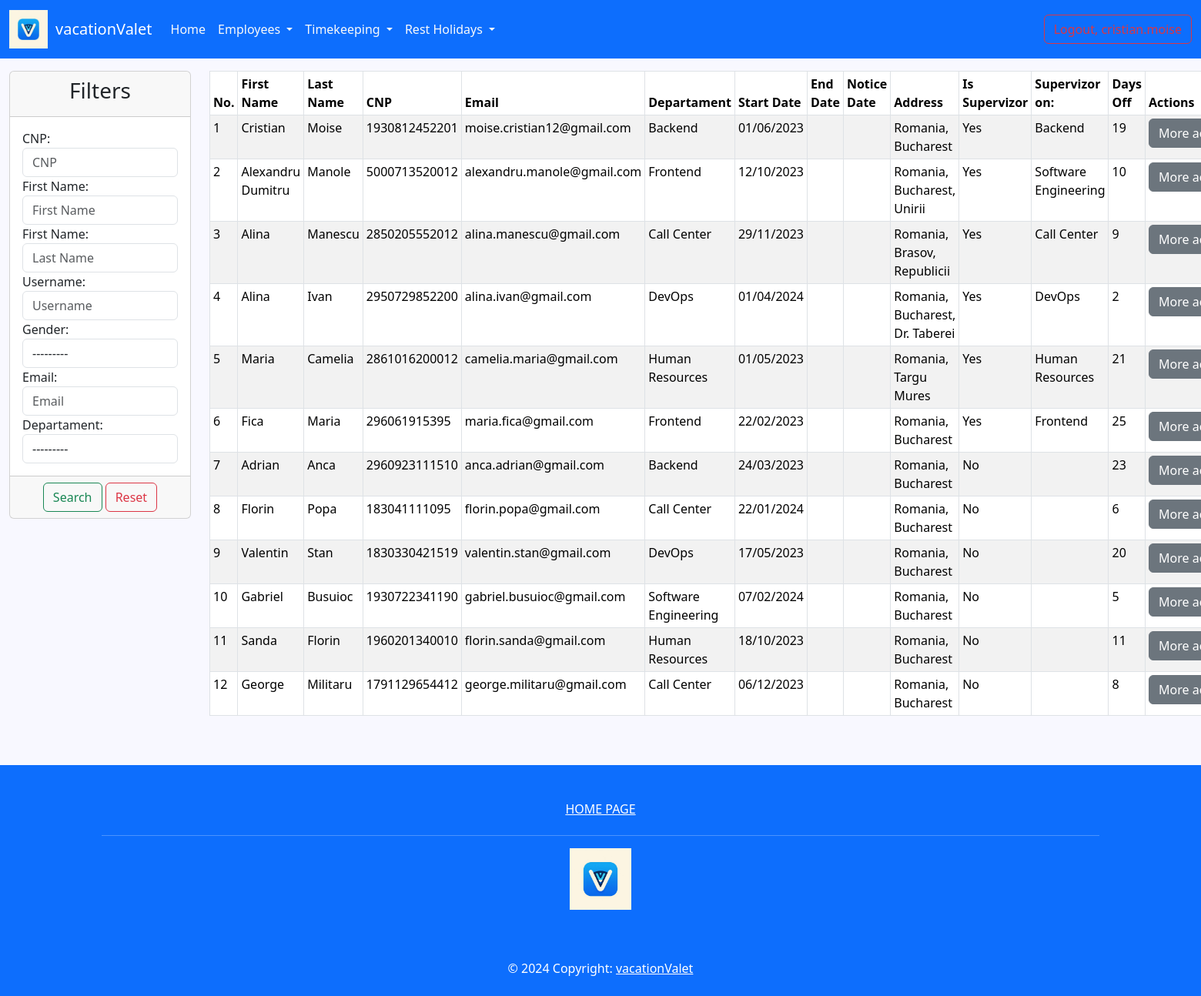
The app's page /list_employees/ (signed in) with its own data.
### employee/models.py (models this page shows, shortened)
class Employee(AbstractUser):
    GENDER_OPTIONS = (
        ('male', 'Male'),
        ('female', 'Female')
    )
    cnp = models.IntegerField(blank=False, null=True, unique=True)
    gender = models.CharField(max_length=6, choices=GENDER_OPTIONS, null=True)
    birth_date = models.DateField(null=True, blank=False)
    departament = models.ForeignKey(Department, on_delete=models.CASCADE, null=True)
    start_date = models.DateField(null=True)
    end_date = models.DateField(null=True, blank=True)
    notice_date = models.DateField(null=True, blank=True)
    address = models.TextField(blank=True, null=True)
    is_supervisor = models.BooleanField(default=False, blank=True, null=True)
    days_off = models.IntegerField(blank=True, null=True)
    created_at = models.DateTimeField(auto_now_add=True)
    updated_at = models.DateTimeField(auto_now=True)
    @property
    def is_supervisor(self):
        return Department.objects.filter(supervisor=self).exists()
    @property
    def supervisor_departments(self):
        return Department.objects.filter(supervisor=self)

class Department(models.Model):
    name = models.CharField(max_length=100)
    supervisor = models.ForeignKey('Employee', on_delete=models.CASCADE, null=True, blank=True)
    def __str__(self):
        return self.name

### employee/views.py (the view)
# urls.py: path('list_employees/', views.EmployeeListView.as_view(), name='list-employees'),
class EmployeeListView(LoginRequiredMixin, ListView):
    template_name = 'employee/list_of_employees.html'
    model = Employee
    context_object_name = 'all_employees'
    def get_context_data(self, **kwargs):
        data = super().get_context_data(**kwargs)
        employees = Employee.objects.filter(is_superuser=False)
        myfilter = EmployeeFilter(self.request.GET, queryset=employees)
        employees = myfilter.qs
        data['all_employees'] = employees
        data['filter'] = myfilter.form
        return data

### templates/employee/list_of_employees.html (shortened to what this page needs)
{% extends 'base.html' %}
{% load static %}
{% block content %}
    <div class="container-fluid">
        <div class="row">
            <div class="col-md-2 gy-3">
                <div class="card">
                    <div class="card-header">
                        <h3 class="text-center">Filters</h3>
                    </div>
                    <form method="get">
                        <div class="card-body">
                            {{ filter }}
                        </div>
                        <div class="card-footer text-center">
                            <button type="submit" class="btn btn-outline-success">Search</button>
                            <a href="{% url 'list-employees' %}" class="btn btn-outline-danger">Reset</a>
                        </div>
                    </form>
                </div>
            </div>
            <div class="col-md-10 gy-3">
                {% if all_employees %}
                    <table class="table table-striped table-bordered table-sm">
                        <thead>
                        <tr>
                            <th>No.</th>
                            <th>First Name</th>
                            <th>Last Name</th>
                            <th>CNP</th>
                            <th>Email</th>
                            <th>Departament</th>
                            <th>Start Date</th>
                            <th>End Date</th>
                            <th>Notice Date</th>
                            <th>Address</th>
                            <th>Is Supervizor</th>
                            <th>Supervizor on:</th>
                            <th>Days Off</th>
                            <th>Actions</th>
                        </tr>
                        </thead>
                        <tbody>
                        {% for employee in all_employees %}
                            <tr>
                                <td>{{ forloop.counter}}</td>
                                <td>{{ employee.first_name }}</td>
                                <td>{{ employee.last_name }}</td>
                                <td>{{ employee.cnp }}</td>
                                <td>{{ employee.email }}</td>
                                <td>{{ employee.departament }}</td>
                                <td>{{ employee.start_date|date:'d/m/Y' }}</td>
                                <td>{{ employee.end_date|date:'d/m/Y' }}</td>
                                <td>{{ employee.notice_date|date:'d/m/Y' }}</td>
                                <td>{{ employee.address }}</td>
                                <td>
                                    {% if employee.is_supervisor %}
                                        Yes
                                    {% else %}
                                        No
                                    {% endif %}
                                </td>
                                <td>
                                    {% for department in employee.supervisor_departments %}
                                        {{ department.name }}
                                    {% endfor %}
                                </td>
                                <td>{{ employee.days_off }}</td>
                                <td>
                                    <div class="dropdown">
                                        <button class="btn btn-secondary dropdown-toggle" type="button"
                                                data-bs-toggle="dropdown" aria-expanded="false">
                                            More actions
                                        </button>
                                    </div>
                                </td>
                            </tr>
                        {% endfor %}
                        </tbody>
                    </table>
                {% endif %}
            </div>
        </div>
    </div>
{% endblock %}

### records on screen
Employee: first_name "Cristian", last_name "Moise", cnp "1930812452201", email "moise.cristian12@gmail.com", departament "Backend", start_date "01/06/2023", address "Romania, Bucharest", shows "Yes", days_off "19"
Department: name "Backend"
Employee: first_name "Alexandru Dumitru", last_name "Manole", cnp "5000713520012", email "alexandru.manole@gmail.com", departament "Frontend", start_date "12/10/2023", address "Romania, Bucharest, Unirii", shows "Yes", days_off "10"
Department: name "Software Engineering"
Employee: first_name "Alina", last_name "Manescu", cnp "2850205552012", email "alina.manescu@gmail.com", departament "Call Center", start_date "29/11/2023", address "Romania, Brasov, Republicii", shows "Yes", days_off "9"
Department: name "Call Center"
Employee: first_name "Alina", last_name "Ivan", cnp "2950729852200", email "alina.ivan@gmail.com", departament "DevOps", start_date "01/04/2024", address "Romania, Bucharest, Dr. Taberei", shows "Yes", days_off "2"
Department: name "DevOps"
Employee: first_name "Maria", last_name "Camelia", cnp "2861016200012", email "camelia.maria@gmail.com", departament "Human Resources", start_date "01/05/2023", address "Romania, Targu Mures", shows "Yes", days_off "21"
Department: name "Human Resources"
Employee: first_name "Fica", last_name "Maria", cnp "296061915395", email "maria.fica@gmail.com", departament "Frontend", start_date "22/02/2023", address "Romania, Bucharest", shows "Yes", days_off "25"
Department: name "Frontend"
Employee: first_name "Adrian", last_name "Anca", cnp "2960923111510", email "anca.adrian@gmail.com", departament "Backend", start_date "24/03/2023", address "Romania, Bucharest", shows "No", days_off "23"
Employee: first_name "Florin", last_name "Popa", cnp "183041111095", email "florin.popa@gmail.com", departament "Call Center", start_date "22/01/2024", address "Romania, Bucharest", shows "No", days_off "6"
Employee: first_name "Valentin", last_name "Stan", cnp "1830330421519", email "valentin.stan@gmail.com", departament "DevOps", start_date "17/05/2023", address "Romania, Bucharest", shows "No", days_off "20"
Employee: first_name "Gabriel", last_name "Busuioc", cnp "1930722341190", email "gabriel.busuioc@gmail.com", departament "Software Engineering", start_date "07/02/2024", address "Romania, Bucharest", shows "No", days_off "5"
Employee: first_name "Sanda", last_name "Florin", cnp "1960201340010", email "florin.sanda@gmail.com", departament "Human Resources", start_date "18/10/2023", address "Romania, Bucharest", shows "No", days_off "11"
Employee: first_name "George", last_name "Militaru", cnp "1791129654412", email "george.militaru@gmail.com", departament "Call Center", start_date "06/12/2023", address "Romania, Bucharest", shows "No", days_off "8"
